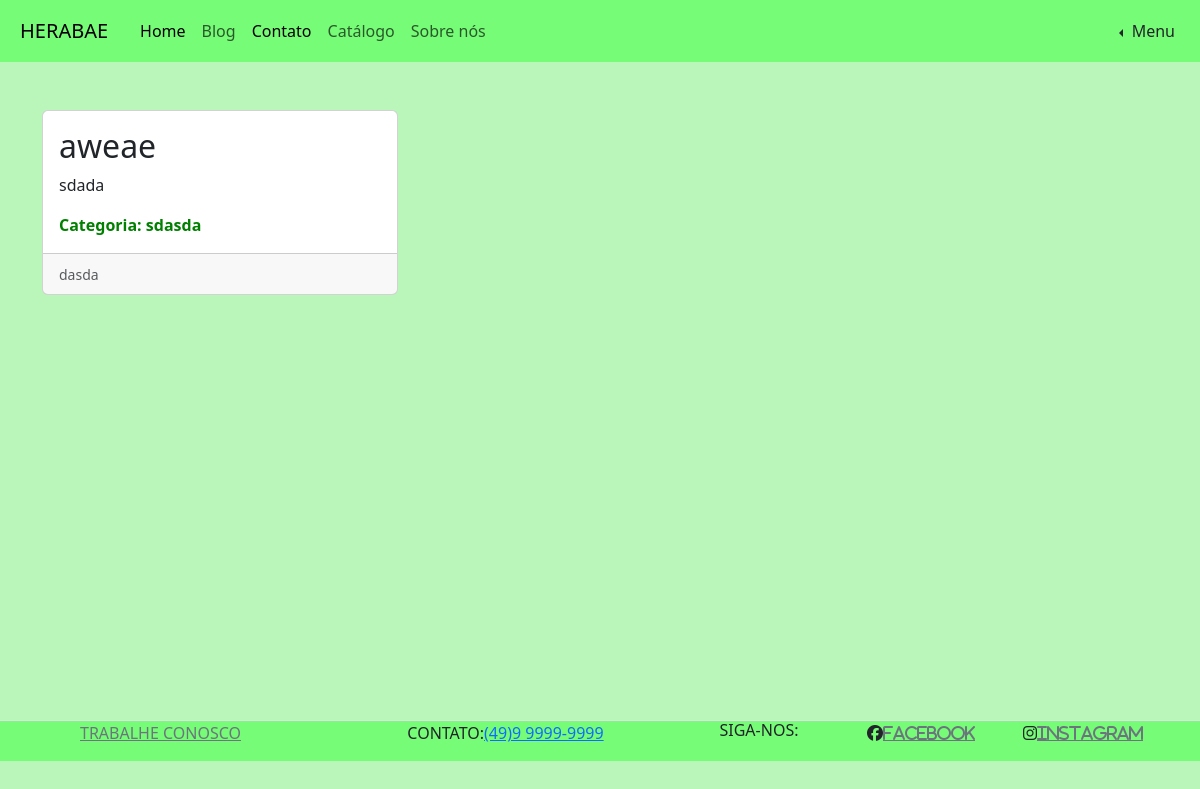
Before: /php/pages/catalog.php (signed in) with the older database file.
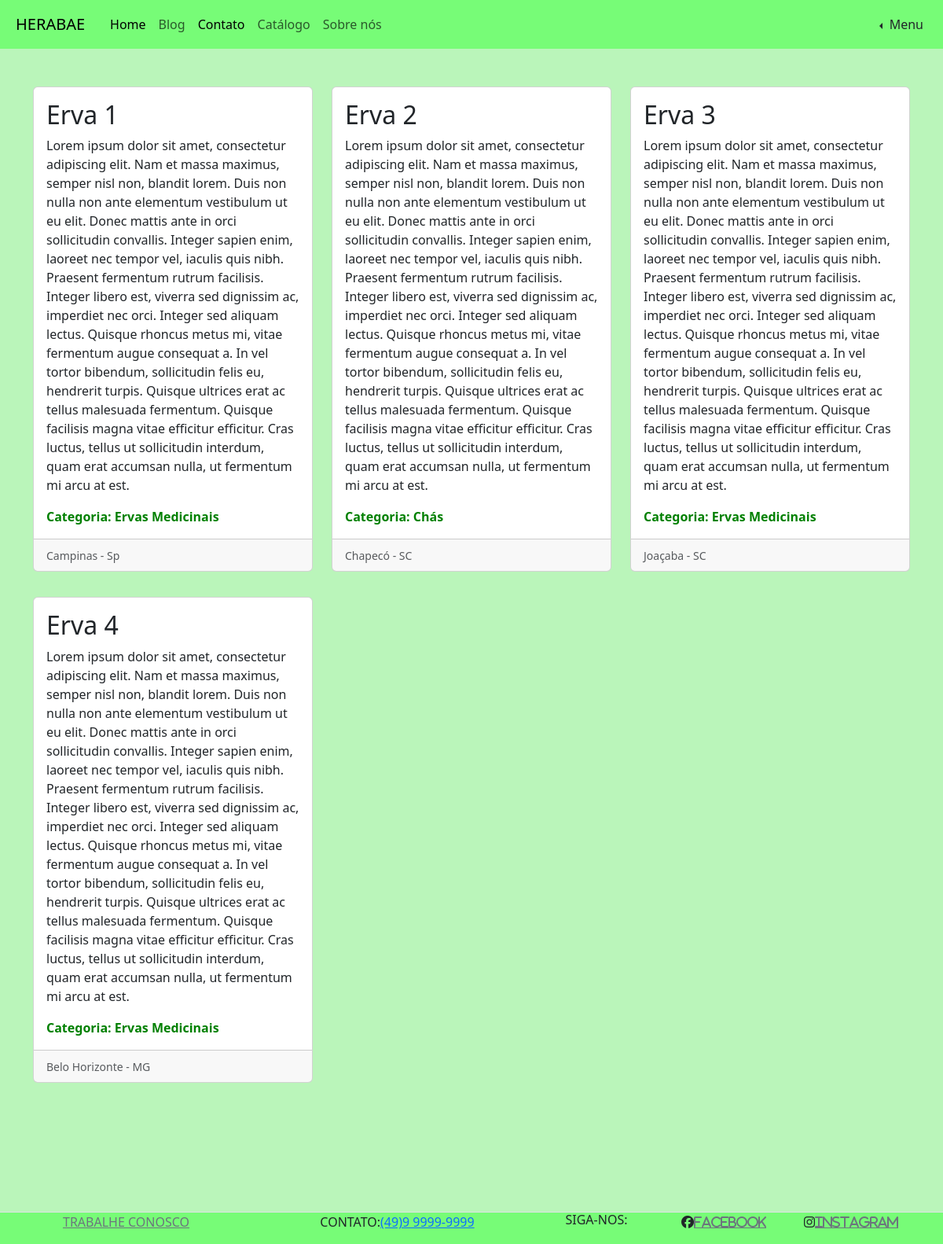
After: the same page with the newer database file.
### tables this page shows
CREATE TABLE IF NOT EXISTS `herbs` (
  `id` int NOT NULL AUTO_INCREMENT,
  `name` varchar(50) NOT NULL DEFAULT '0',
  `location` varchar(50) DEFAULT '0',
  `description` text NOT NULL,
  `supplier_id` int DEFAULT '0',
  `category` varchar(20) NOT NULL DEFAULT '0',
  PRIMARY KEY (`id`),
  KEY `supplier` (`supplier_id`) USING BTREE,
  CONSTRAINT `FK_herbs_supplier` FOREIGN KEY (`supplier_id`) REFERENCES `supplier` (`id`)
);

### php/admin/db.class.php (called while the page is built, shortened)
<?php
class db
{
    private $host = "localhost";
    private $user = "root";
    private $password = "";
    private $port = "3306";
    private $table_name;
    private $dbname = "db_site_venda_ervas";
    public function __construct($table_name)
    {
        $this->table_name = $table_name;
    }
    function conn()
    {
        try {
            $conn = new PDO(
                "mysql:host=$this->host;dbname=$this->dbname;port=$this->port",
                $this->user,
                $this->password,
                [
                    PDO::ATTR_ERRMODE,
                    PDO::ERRMODE_EXCEPTION,
                    PDO::MYSQL_ATTR_INIT_COMMAND => " SET NAMES utf8"
                ]
            );
            return $conn;
        } catch (PDOException $e) {
            echo "Erro: " . $e->getMessage();
        }
    }
    public function all($table_name = null)
    {
        $table_name = !empty($table_name) ? $table_name : $this->table_name;
        $conn = $this->conn();
        $sql = "SELECT * FROM $table_name";
        $stmt = $conn->prepare($sql);
        $stmt->execute();
        return $stmt->fetchALL(PDO::FETCH_CLASS);
    }
}

### php/pages/catalog.php (the view)
<?php include "../base/header.php";
include "../admin/db.class.php";
$db = new db("herbs");
$db->checkLogin();
$herbs = $db->all();
$count = 0;
?>
<div class="row mt-2">
    <?php foreach ($herbs as $herb):
        $count++;
        ?>
        <div class="col-md-4 mb-4">
            <div class="card h-100">
                <div class="card-body">
                    <h2><?php echo htmlspecialchars($herb->name); ?></h2>
                    <p class="card-text"><?php echo htmlspecialchars($herb->description); ?></p>
                    <p class="card-text" style="color: green; font-weight: bold;">Categoria: <?php echo htmlspecialchars($herb->category); ?></p>
                </div>
                <div class="card-footer">
                    <small class="text-muted"><?php echo htmlspecialchars($herb->location); ?></small>
                </div>
            </div>
        </div>
        <?php if ($count % 3 == 0): ?>
            </div><div class="row mt-2">
        <?php endif; ?>
    <?php endforeach; ?>
</div>
<?php include "../base/footer.php"; ?>

Changed rows visible on the page:
removed herbs: name "aweae", description "sdada", category "sdasda", location "dasda"
added herbs: name "Erva 1", description "Lorem ipsum dolor sit amet, consectetur adipiscing elit. Nam et massa maximus, semper nisl non, blandit lorem. Duis non nulla non ante elementum vestibulum ut eu elit. Donec mattis ante in orci sollicitudin convallis. Integer sapien enim, laoreet nec tempor vel, iaculis quis nibh. Praesent fermentum rutrum facilisis. Integer libero est, viverra sed dignissim ac, imperdiet nec orci. Integer sed aliquam lectus. Quisque rhoncus metus mi, vitae fermentum augue consequat a. In vel tortor bibendum, sollicitudin felis eu, hendrerit turpis. Quisque ultrices erat ac tellus malesuada fermentum. Quisque facilisis magna vitae efficitur efficitur. Cras luctus, tellus ut sollicitudin interdum, quam erat…", category "Ervas Medicinais", location "Campinas - Sp"
added herbs: name "Erva 2", description "Lorem ipsum dolor sit amet, consectetur adipiscing elit. Nam et massa maximus, semper nisl non, blandit lorem. Duis non nulla non ante elementum vestibulum ut eu elit. Donec mattis ante in orci sollicitudin convallis. Integer sapien enim, laoreet nec tempor vel, iaculis quis nibh. Praesent fermentum rutrum facilisis. Integer libero est, viverra sed dignissim ac, imperdiet nec orci. Integer sed aliquam lectus. Quisque rhoncus metus mi, vitae fermentum augue consequat a. In vel tortor bibendum, sollicitudin felis eu, hendrerit turpis. Quisque ultrices erat ac tellus malesuada fermentum. Quisque facilisis magna vitae efficitur efficitur. Cras luctus, tellus ut sollicitudin interdum, quam erat…", category "Chás", location "Chapecó - SC"
added herbs: name "Erva 3", description "Lorem ipsum dolor sit amet, consectetur adipiscing elit. Nam et massa maximus, semper nisl non, blandit lorem. Duis non nulla non ante elementum vestibulum ut eu elit. Donec mattis ante in orci sollicitudin convallis. Integer sapien enim, laoreet nec tempor vel, iaculis quis nibh. Praesent fermentum rutrum facilisis. Integer libero est, viverra sed dignissim ac, imperdiet nec orci. Integer sed aliquam lectus. Quisque rhoncus metus mi, vitae fermentum augue consequat a. In vel tortor bibendum, sollicitudin felis eu, hendrerit turpis. Quisque ultrices erat ac tellus malesuada fermentum. Quisque facilisis magna vitae efficitur efficitur. Cras luctus, tellus ut sollicitudin interdum, quam erat…", category "Ervas Medicinais", location "Joaçaba - SC"
added herbs: name "Erva 4", description "Lorem ipsum dolor sit amet, consectetur adipiscing elit. Nam et massa maximus, semper nisl non, blandit lorem. Duis non nulla non ante elementum vestibulum ut eu elit. Donec mattis ante in orci sollicitudin convallis. Integer sapien enim, laoreet nec tempor vel, iaculis quis nibh. Praesent fermentum rutrum facilisis. Integer libero est, viverra sed dignissim ac, imperdiet nec orci. Integer sed aliquam lectus. Quisque rhoncus metus mi, vitae fermentum augue consequat a. In vel tortor bibendum, sollicitudin felis eu, hendrerit turpis. Quisque ultrices erat ac tellus malesuada fermentum. Quisque facilisis magna vitae efficitur efficitur. Cras luctus, tellus ut sollicitudin interdum, quam erat…", category "Ervas Medicinais", location "Belo Horizonte - MG"
